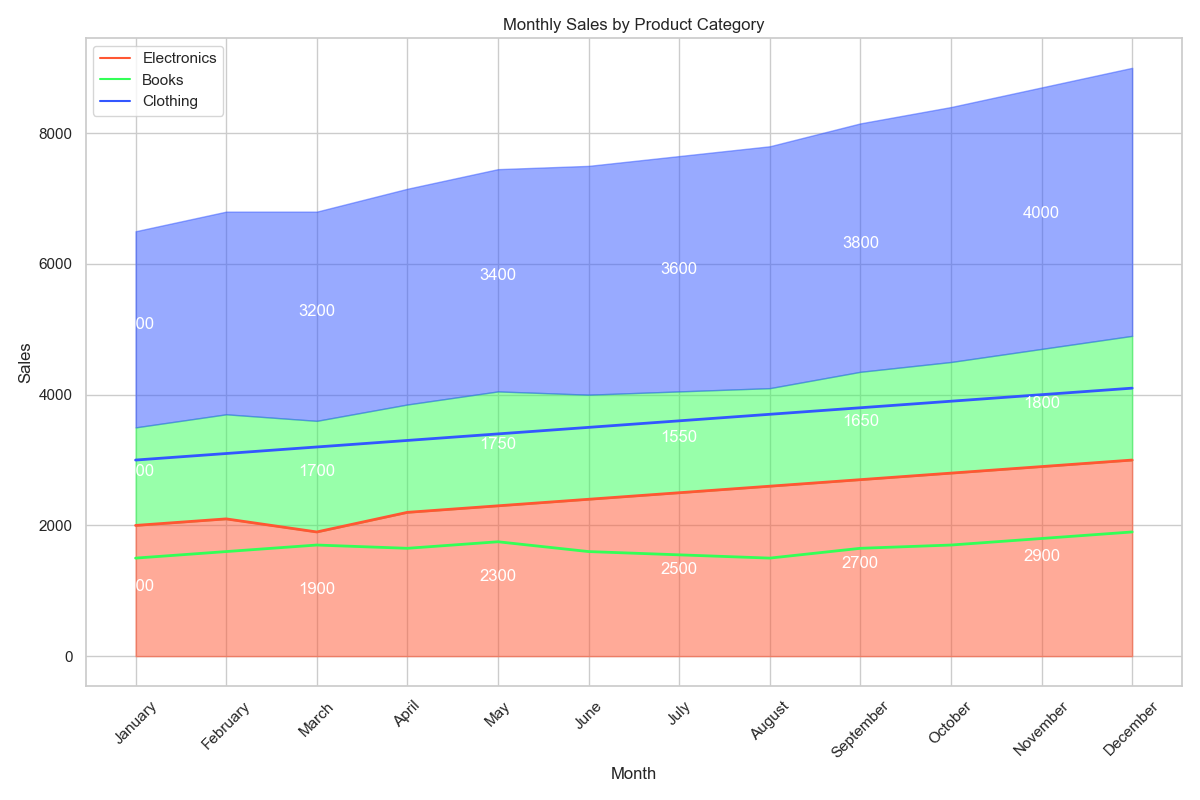

Write the Python code that produced this figure.

import pandas as pd
import numpy as np
import seaborn as sns
import matplotlib.pyplot as plt

# Prepare the data
data = {
    'Month': ['January', 'February', 'March', 'April', 'May', 'June',
              'July', 'August', 'September', 'October', 'November', 'December'],
    'Electronics': [2000, 2100, 1900, 2200, 2300, 2400, 2500, 2600, 2700, 2800, 2900, 3000],
    'Books': [1500, 1600, 1700, 1650, 1750, 1600, 1550, 1500, 1650, 1700, 1800, 1900],
    'Clothing': [3000, 3100, 3200, 3300, 3400, 3500, 3600, 3700, 3800, 3900, 4000, 4100]
}

df = pd.DataFrame(data)

# Create a new DataFrame for plotting
df_melted = df.melt(id_vars='Month', var_name='Category', value_name='Sales')

# Convert month to categorical type to ensure correct order in plotting
df_melted['Month'] = pd.Categorical(df_melted['Month'], categories=data['Month'], ordered=True)

# Plotting
plt.figure(figsize=(12, 8))
sns.set(style="whitegrid")

colors = ["#FF5733", "#33FF57", "#3357FF"]  # Electronics, Books, Clothing

# Draw plot
sns.lineplot(data=df_melted, x='Month', y='Sales', hue='Category', palette=colors, 
             sort=False, lw=2)

# Fill area
plt.fill_between(data['Month'], df["Electronics"], color="#FF5733", alpha=0.5)
plt.fill_between(data['Month'], df["Electronics"], df["Electronics"] + df["Books"], color="#33FF57", alpha=0.5)
plt.fill_between(data['Month'], df["Electronics"] + df["Books"], df["Electronics"] + df["Books"] + df["Clothing"], color="#3357FF", alpha=0.5)

# Adding Text Labels
for idx, month in enumerate(data['Month']):
    if idx % 2 == 0:  # annotate every other month for clarity
        plt.text(x=idx, y=df.loc[idx, "Electronics"]/2, s=df.loc[idx, "Electronics"], ha='center', color='w')
        plt.text(x=idx, y=df.loc[idx, "Electronics"]+df.loc[idx, "Books"]/2, s=df.loc[idx, "Books"], ha='center', color='w')
        plt.text(x=idx, y=df.loc[idx, "Electronics"]+df.loc[idx, "Books"]+df.loc[idx, "Clothing"]/2, s=df.loc[idx, "Clothing"], ha='center', color='w')

# Customizing the labels and title
plt.xlabel('Month')
plt.ylabel('Sales')
plt.title('Monthly Sales by Product Category')
plt.xticks(rotation=45)
plt.legend(loc='upper left')

# Show the plot
plt.tight_layout()
plt.show()
